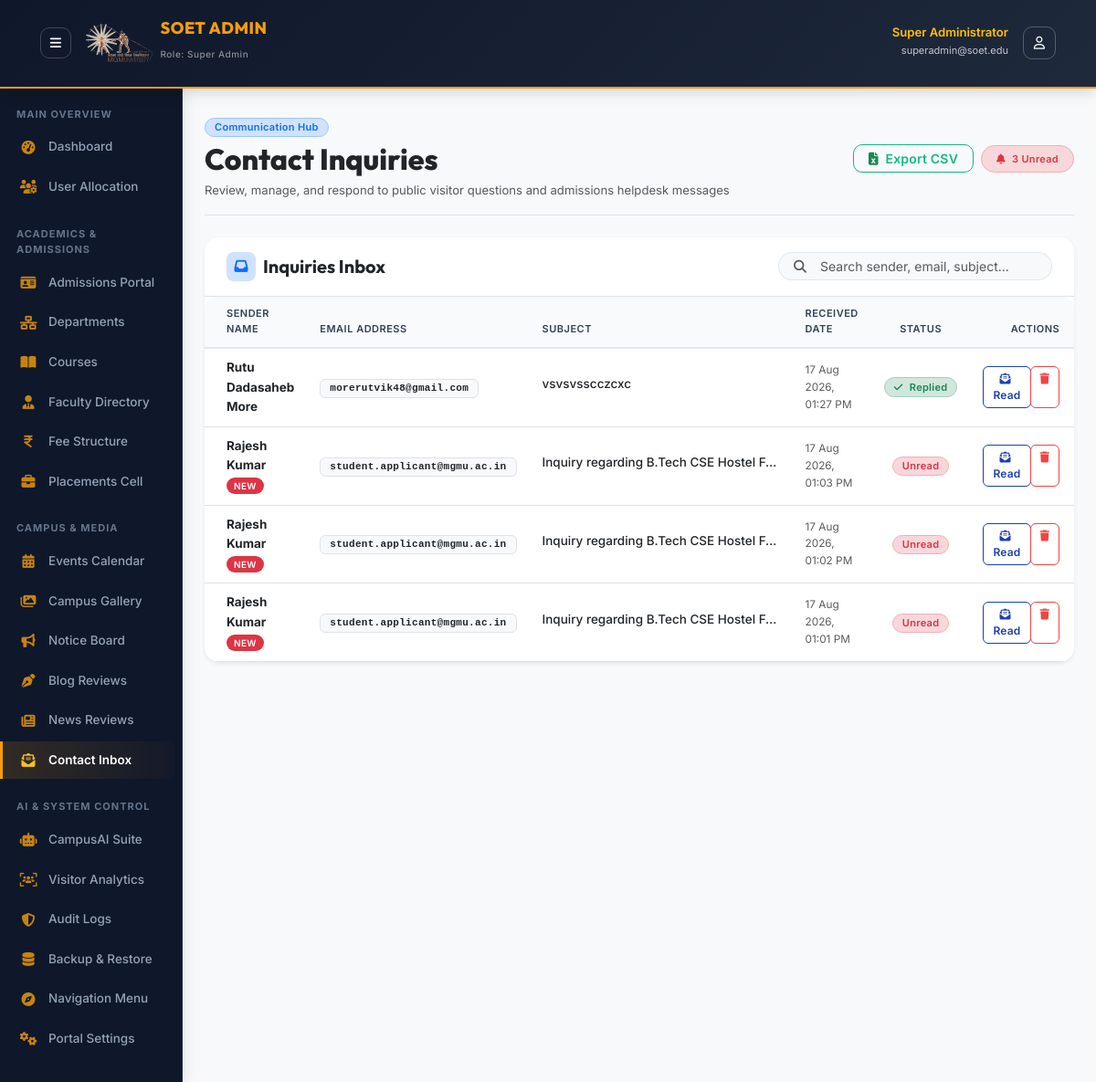
The page /admin/modules/contacts.php (signed in) on the database as committed earlier.
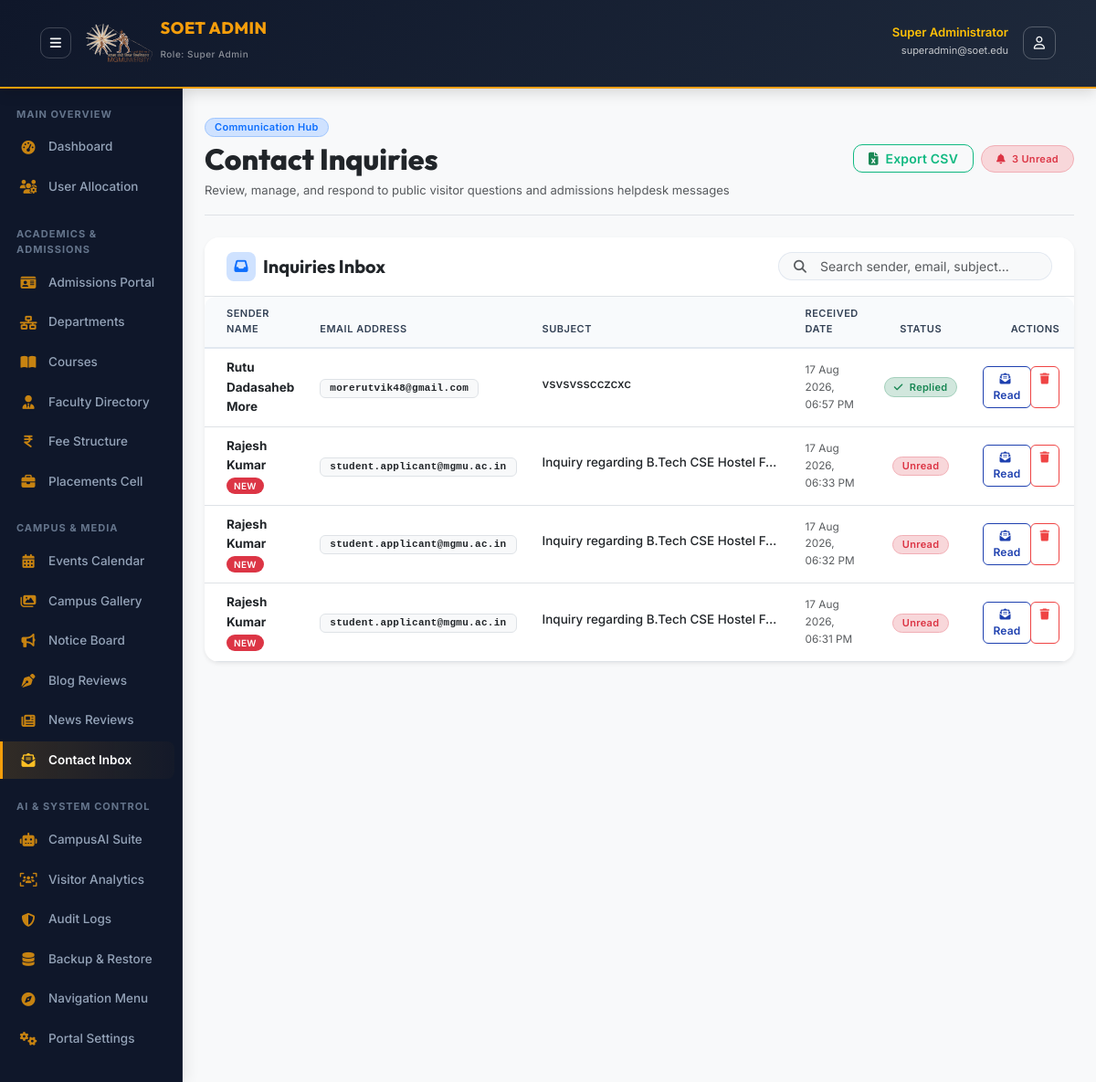
The same page on the database as committed later.
### tables this page shows
CREATE TABLE `contact_messages` (
  `id` int(11) NOT NULL AUTO_INCREMENT,
  `name` varchar(100) NOT NULL,
  `email` varchar(100) NOT NULL,
  `subject` varchar(150) NOT NULL,
  `message` text NOT NULL,
  `status` enum('unread','read','replied') DEFAULT 'unread',
  `replied_by` int(11) DEFAULT NULL,
  `reply_content` text DEFAULT NULL,
  `created_at` timestamp NOT NULL DEFAULT current_timestamp(),
  PRIMARY KEY (`id`),
  KEY `replied_by` (`replied_by`),
  CONSTRAINT `contact_messages_ibfk_1` FOREIGN KEY (`replied_by`) REFERENCES `users` (`id`) ON DELETE SET NULL
);

### core/Database.php (called while the page is built, shortened)
<?php
class Database
{
    private static ?Database $instance = null;
    private PDO $pdo;
    private function __construct()
    {
        $options = [
            PDO::ATTR_ERRMODE            => PDO::ERRMODE_EXCEPTION,
            PDO::ATTR_DEFAULT_FETCH_MODE => PDO::FETCH_ASSOC,
            PDO::ATTR_EMULATE_PREPARES   => false,
            PDO::ATTR_TIMEOUT            => 3,
        ];
        $rawHost = defined('DB_HOST') ? DB_HOST : '127.0.0.1';
        $port = defined('DB_PORT') ? DB_PORT : '3307';
        $dbName = defined('DB_NAME') ? DB_NAME : 'soet_college';
        $dbUser = defined('DB_USER') ? DB_USER : 'root';
        $dbPass = defined('DB_PASS') ? DB_PASS : '';
        $charset = defined('DB_CHARSET') ? DB_CHARSET : 'utf8mb4';
        $host = $rawHost;
        $dsnCandidates = [
            "mysql:host={$host};port={$port};dbname={$dbName};charset={$charset}",
            "mysql:host=127.0.0.1;port=3307;dbname={$dbName};charset={$charset}",
            "mysql:host=localhost;port=3307;dbname={$dbName};charset={$charset}",
            "mysql:host=127.0.0.1;port=3306;dbname={$dbName};charset={$charset}",
            "mysql:host=localhost;dbname={$dbName};charset={$charset}"
        ];
        $firstException = null;
        foreach (array_unique($dsnCandidates) as $dsn) {
            try {
                $this->pdo = new PDO($dsn, $dbUser, $dbPass, $options);
                return;
            } catch (PDOException $e) {
                if ($firstException === null) {
                    $firstException = $e;
                }
                $lastException = $e;
            }
        }
    }
    public static function getInstance(): Database
    {
        if (self::$instance === null) {
            self::$instance = new self();
        }
        return self::$instance;
    }
    public function query(string $sql, array $params = []): PDOStatement
    {
        $stmt = $this->pdo->prepare($sql);
        $stmt->execute($params);
        return $stmt;
    }
    public function fetchAll(string $sql, array $params = []): array
    {
        return $this->query($sql, $params)->fetchAll();
    }
}

### includes/functions.php (called while the page is built, shortened)
<?php
function formatDateTime(?string $datetime): string
{
    return date('d M Y, h:i A', strtotime($datetime));
}

### core/Session.php (called while the page is built, shortened)
<?php
class Session
{
    public static function get(string $key, mixed $default = null): mixed
    {
        return $_SESSION[$key] ?? $default;
    }
}

### core/Auth.php (called while the page is built, shortened)
<?php
class Auth
{
    public static function hasPermission(string $permission): bool
    {
        $permissions = Session::get('permissions', []);
        if (in_array('*', $permissions)) return true;
        return in_array($permission, $permissions);
    }
}

### admin/modules/contacts.php (the view, shortened to what the changed rows need)
<?php
$db = Database::getInstance();
$action = isset($_GET['action']) ? $_GET['action'] : 'list';
include_once __DIR__ . '/../includes/header.php';
$messages = $db->fetchAll("SELECT * FROM contact_messages ORDER BY created_at DESC");
?>
<div class="d-flex justify-content-between align-items-center pt-2 pb-3 mb-4 border-bottom flex-wrap gap-2">
    <div>
        <h2 class="font-display fw-extrabold text-dark mb-1">Contact Inquiries</h2>
    </div>
</div>
<?php if ($action === 'list'): ?>
    <div class="card border-0 shadow-sm rounded-4 bg-white overflow-hidden mb-4">
        <div class="card-body p-0">
            <div class="table-responsive">
                <table class="table table-hover align-middle mb-0" id="contactsTable">
                    <thead class="table-light">
                        <tr>
                            <th class="ps-4">Sender Name</th>
                            <th>Email Address</th>
                            <th>Subject</th>
                            <th>Received Date</th>
                            <th class="text-center">Status</th>
                            <th class="text-end pe-4">Actions</th>
                        </tr>
                    </thead>
                    <tbody>
                        <?php if (empty($messages)): ?>
                            <tr>
                                <td colspan="6" class="text-center text-muted py-5">
                                    <i class="fa-regular fa-envelope-open display-6 text-secondary opacity-40 mb-3 d-block"></i>
                                    No inquiry messages found in the database.
                                </td>
                            </tr>
                        <?php else: ?>
                            <?php foreach ($messages as $m): ?>
                                <tr>
                                    <td class="ps-4">
                                        <div class="fw-bold text-dark"><?php echo htmlspecialchars($m['name']); ?></div>
                                        <?php if ($m['status'] === 'unread'): ?>
                                            <span class="badge bg-danger rounded-pill px-2 py-0.5" style="font-size: 10px;">NEW</span>
                                        <?php endif; ?>
                                    </td>
                                    <td><span class="badge bg-light text-dark border font-monospace"><?php echo htmlspecialchars($m['email']); ?></span></td>
                                    <td>
                                        <span class="fw-medium text-dark text-truncate d-inline-block" style="max-width: 260px;">
                                            <?php echo htmlspecialchars($m['subject']); ?>
                                        </span>
                                    </td>
                                    <td class="text-muted small"><?php echo formatDateTime($m['created_at']); ?></td>
                                    <td class="text-center">
                                        <?php
                                        $st = $m['status'];
                                        if ($st === 'unread'): ?>
                                            <span class="badge bg-danger-subtle text-danger border border-danger-subtle rounded-pill px-2.5 py-1">Unread</span>
                                        <?php elseif ($st === 'replied'): ?>
                                            <span class="badge bg-success-subtle text-success border border-success-subtle rounded-pill px-2.5 py-1"><i class="fa-solid fa-check me-1"></i> Replied</span>
                                        <?php else: ?>
                                            <span class="badge bg-secondary-subtle text-secondary border border-secondary-subtle rounded-pill px-2.5 py-1">Read</span>
                                        <?php endif; ?>
                                    </td>
                                    <td class="text-end pe-4">
                                        <div class="btn-group btn-group-sm">
                                            <a href="contacts.php?action=view&id=<?php echo $m['id']; ?>" class="btn btn-outline-primary rounded-start-pill px-2.5" title="Read Message">
                                                <i class="fa-solid fa-envelope-open-text me-1"></i> Read
                                            </a>
                                            <?php if (Auth::hasPermission('manage_users') || Auth::hasRole('Super Admin')): ?>
                                                <a href="contacts.php?action=delete&id=<?php echo $m['id']; ?>" class="btn btn-outline-danger rounded-end-pill px-2.5" onclick="return confirm('Delete this inquiry message permanently?');" title="Delete">
                                                    <i class="fa-solid fa-trash"></i>
                                                </a>
                                            <?php endif; ?>
                                        </div>
                                    </td>
                                </tr>
                            <?php endforeach; ?>
                        <?php endif; ?>
                    </tbody>
                </table>
            </div>
        </div>
    </div>
<?php endif; ?>
<?php include_once __DIR__ . '/../includes/footer.php'; ?>

Rows that differ between the two databases and show on the page:
changed contact_messages "Rutu Dadasaheb More": created_at "17 Aug 2026, 01:27 PM" → "17 Aug 2026, 06:57 PM"
changed contact_messages: created_at "17 Aug 2026, 01:03 PM" → "17 Aug 2026, 06:33 PM"
changed contact_messages: created_at "17 Aug 2026, 01:02 PM" → "17 Aug 2026, 06:32 PM"
changed contact_messages: created_at "17 Aug 2026, 01:01 PM" → "17 Aug 2026, 06:31 PM"
